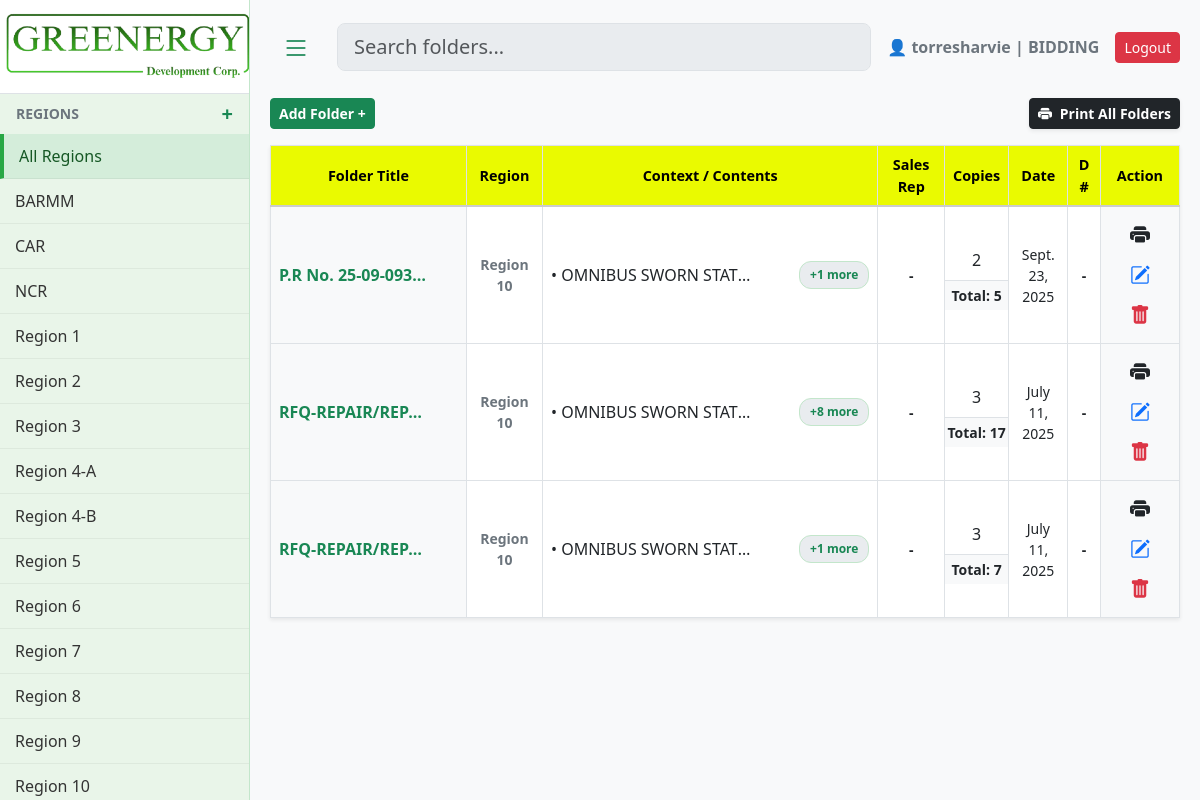
/ (signed in), run on an earlier commit of the app's database.
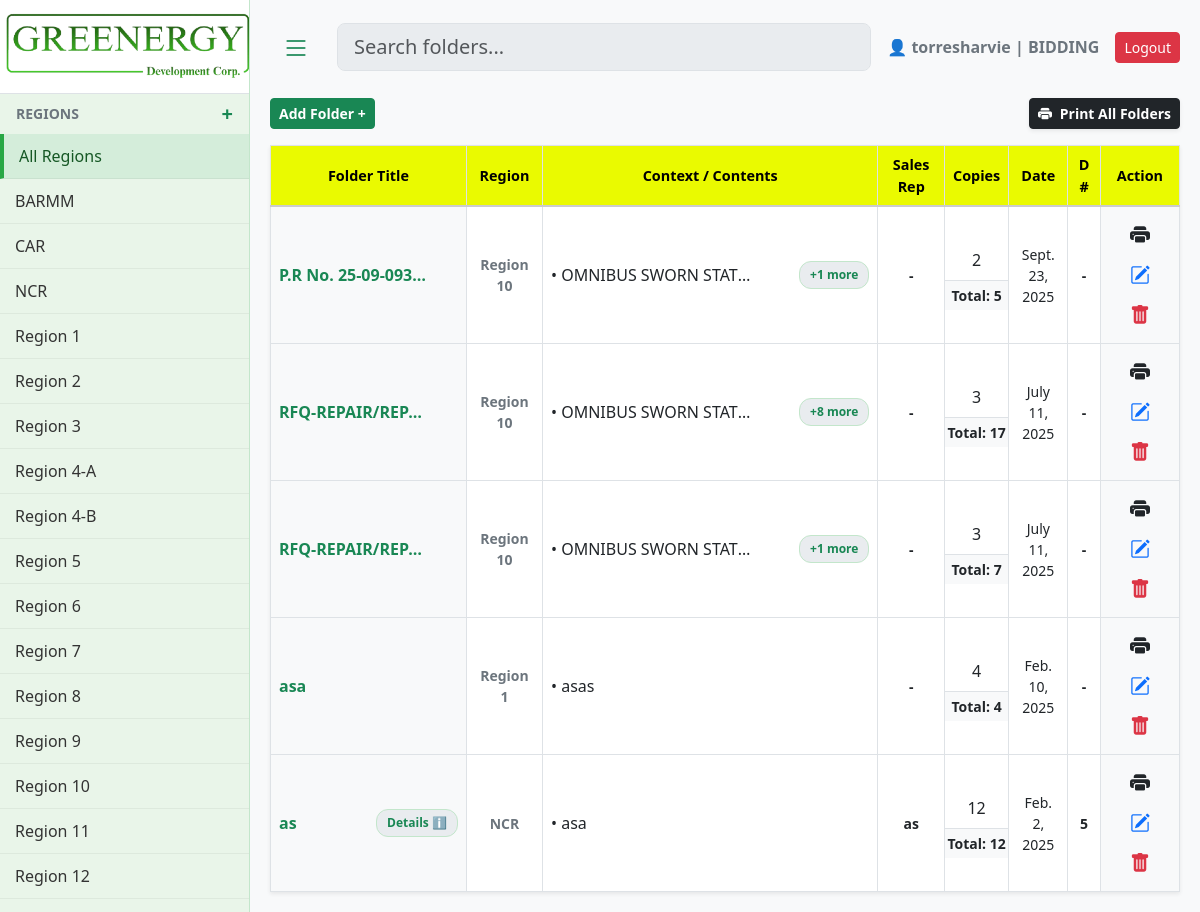
And on a later commit of the database.
### core/models.py (models this page shows, shortened)
class Region(models.Model):
    name = models.CharField(max_length=100, unique=True)

class User(AbstractUser):
    department = models.CharField(max_length=100, blank=True, null=True)

class Envelope(models.Model):
    region = models.ForeignKey(Region, on_delete=models.CASCADE)
    title = models.CharField(max_length=200)
    created_at = models.DateTimeField(auto_now_add=True)

class Document(models.Model):
    envelope = models.ForeignKey(Envelope, on_delete=models.CASCADE, related_name='documents')
    title = models.CharField(max_length=200, blank=True)
    content_context = models.TextField()
    num_pages = models.IntegerField(default=1)
    date_notarized = models.DateField(null=True, blank=True)
    file_upload = models.FileField(upload_to='docs/', blank=True, null=True)

class EnvelopeMeta(models.Model):
    envelope = models.ForeignKey(Envelope, on_delete=models.CASCADE, related_name='meta_details')
    project_entity = models.CharField(max_length=200, blank=True, null=True)
    procuring_entity = models.CharField(max_length=200, blank=True, null=True)
    sales_name = models.CharField(max_length=200, blank=True, null=True)
    door_number = models.CharField(max_length=50, blank=True, null=True)

### core/views.py (the view, shortened to what this page needs)
# urls.py: path('', views.dashboard, name='dashboard'),
@login_required
def dashboard(request):
    regions_queryset = Region.objects.all()
    regions = sorted(
        regions_queryset,
        key=lambda r: [int(t) if t.isdigit() else t.lower() for t in re.split('(\d+)', r.name)]
    )
    selected_region_id = request.GET.get('region')
    envelopes = Envelope.objects.prefetch_related(
        'documents',
        'meta_details'
    ).annotate(
        latest_doc_date=Max('documents__date_notarized')
    ).order_by(F('latest_doc_date').desc(nulls_last=True), '-id')
    if selected_region_id:
        envelopes = envelopes.filter(region_id=selected_region_id)
    query = request.GET.get('q')
    for env in envelopes:
        env.total_pages = sum(doc.num_pages for doc in env.documents.all())
    recent_activity = AuditLog.objects.select_related('user').order_by('-timestamp')[:20]
    context = {
        'regions': regions,
        'envelopes': envelopes,
        'selected_region_id': int(selected_region_id) if selected_region_id else None,
        'user': request.user,
        'recent_activity': recent_activity
    }
    return render(request, 'core/dashboard.html', context)

### core/templates/core/dashboard.html (shortened to what this page needs)
{% load static %}
<!DOCTYPE html>
<html lang="en">
<head>
    <link href="https://cdn.jsdelivr.net/npm/bootstrap@5.3.0/dist/css/bootstrap.min.css" rel="stylesheet">
    <link rel="stylesheet" href="https://cdn.jsdelivr.net/npm/bootstrap-icons@1.10.5/font/bootstrap-icons.css">
</head>
<body>
<div id="wrapper">
    {% include 'core/sidebar.html' %}
    <div id="page-content-wrapper">
        <div class="d-flex justify-content-between align-items-center mb-4">
            <div class="d-flex align-items-center" style="gap: 15px; flex: 1;">
                <button class="btn btn-outline-success border-0" id="menu-toggle"><i class="bi bi-list fs-3"></i></button>
                <div class="search-container">
                    <input id="searchInput" class="form-control form-control-lg pe-5" type="text" placeholder="Search folders..." style="background-color: #e9ecef;" autocomplete="off">
                </div>
            </div>
            <div class="d-flex align-items-center gap-3 ms-3">
                <span class="fw-bold text-secondary text-end">👤 {{ user.username }} | {{ user.department }}</span>
                <form action="{% url 'logout' %}" method="post">{% csrf_token %}<button type="submit" class="btn btn-danger btn-sm">Logout</button></form>
            </div>
        </div>
        <div class="d-flex justify-content-between align-items-center mb-3">
            <button class="btn btn-success btn-sm fw-bold" data-bs-toggle="modal" data-bs-target="#addEnvelopeModal">Add Folder +</button>
            <button class="btn btn-dark btn-sm fw-bold shadow-sm" data-bs-toggle="modal" data-bs-target="#printSelectionModal"><i class="bi bi-printer-fill me-1"></i> Print All Folders</button>
        </div>
        <div id="tableContainer" class="shadow-sm" style="background: white; overflow: visible;">
            <table class="table table-bordered custom-table mb-0">
                <thead>
                    <tr>
                        <th class="text-center" style="width: 250px;">Folder Title</th>
                        <th class="text-center" style="width: 100px;">Region</th>
                        <th class="text-center" style="width: 250px;">Context / Contents</th>
                        <th class="text-center" style="width: 100px;">Sales Rep</th>
                        <th class="text-center" style="width: 50px;">Copies</th>
                        <th class="text-center" style="width: 80px;">Date</th>
                        <th class="text-center" style="width: 45px;">D #</th>
                        <th class="text-center" style="width: 120px;">Action</th>
                    </tr>
                </thead>
                <tbody>
                    {% for env in envelopes %}
                    <tr>
                        <td class="align-middle bg-light">
                            <div class="d-flex align-items-center justify-content-between w-100 position-relative">
                                <div class="fw-bold text-success text-truncate me-2" style="max-width: 150px;" title="{{ env.title }}">
                                    {{ env.title }}
                                </div>
                                {% if env.meta_details.exists %}
                                    <div class="position-relative more-badge-container flex-shrink-0">
                                        <span class="more-badge" onclick="togglePopup('details-popup-{{ env.id }}', event)">
                                            Details ℹ️
                                        </span>
                                    </div>
                                {% endif %}
                            </div>
                        </td>
                        <td class="align-middle text-center small fw-bold text-secondary">{{ env.region.name }}</td>
                        <td class="p-2 align-middle">
                            <div class="d-flex justify-content-between align-items-center w-100 position-relative">
                                <span class="text-dark text-truncate me-2" style="max-width: 65%;">
                                    {% if env.documents.first %}• {{ env.documents.first.content_context }}{% endif %}
                                </span>
                                {% if env.documents.count > 1 %}
                                    <div class="position-relative more-badge-container">
                                        <div class="more-badge" onclick="togglePopup('content-popup-{{ env.id }}', event)">+{{ env.documents.count|add:"-1" }} more</div>
                                    </div>
                                {% endif %}
                            </div>
                        </td>
                        <td class="align-middle text-center small fw-bold text-dark">
                            {% with env.meta_details.first as m %}{{ m.sales_name|default:"-" }}{% endwith %}
                        </td>
                        <td class="p-0 text-center align-middle">
                            <div class="py-2">{% if env.documents.first %}{{ env.documents.first.num_pages }}{% endif %}</div>
                            <div class="fw-bold bg-light small border-top py-1 w-100">Total: {{ env.total_pages }}</div>
                        </td>
                        <td class="align-middle text-center small">
                            {% with env.documents.first as first_doc %}{{ first_doc.date_notarized|default:"N/A" }}{% endwith %}
                        </td>
                        <td class="align-middle text-center small fw-bold text-dark">
                            {% with env.meta_details.first as m %}{{ m.door_number|default:"-" }}{% endwith %}
                        </td>
                        <td class="align-middle text-center bg-light">
                            <button class="btn-icon text-dark" data-bs-toggle="modal" data-bs-target="#previewModal{{ env.id }}"><i class="bi bi-printer-fill fs-5"></i></button>
                            <button class="btn-icon text-primary" data-bs-toggle="modal" data-bs-target="#editModal{{ env.id }}"><i class="bi bi-pencil-square fs-5"></i></button>
                            <button class="btn-icon text-danger" data-bs-toggle="modal" data-bs-target="#deleteModal{{ env.id }}"><i class="bi bi-trash-fill fs-5"></i></button>
                        </td>
                    </tr>
                    {% empty %}<tr><td colspan="8" class="text-center py-5 text-muted">No folders found.</td></tr>{% endfor %}
                </tbody>
            </table>
        </div>
    </div>
</div>
</body>
</html>

### core/templates/core/sidebar.html (shortened to what this page needs)
{% load static %}
<div id="sidebar-wrapper" class="d-flex flex-column">
    <a href="{% url 'dashboard' %}" class="text-decoration-none text-center border-bottom bg-white d-block" style="padding: 0;">
        <img src="{% static 'images/nergy.png' %}" alt="Greenergy" style="width: 100%; height: auto; display: block; margin-bottom: 10px; margin-top: 10px; margin-left: 5px;" >
    </a>
    <div class="d-flex justify-content-between align-items-center px-3 text-secondary" style="margin-top: 5px; margin-bottom: 5px;">
        <span class="small fw-bold">REGIONS</span>
        <a href="#" class="text-success text-decoration-none fw-bold fs-5" data-bs-toggle="modal" data-bs-target="#addRegionModal" title="Add Region">+</a>
    </div>
    <div class="list-group list-group-flush mb-auto">
        <div class="sidebar-item-container {% if not selected_region_id %}active{% endif %}">
            <a href="{% url 'dashboard' %}" class="sidebar-link">All Regions</a>
        </div>
        {% for region in regions %}
        <div class="sidebar-item-container {% if selected_region_id == region.id %}active{% endif %}">
            <a href="?region={{ region.id }}" class="sidebar-link" title="{{ region.name }}">{{ region.name }}</a>
        </div>
        {% endfor %}
    </div>
</div>

### core/templates/core/dashboard.html (style rules this page uses)
body { background-color: #f8f9fa; font-family: 'Segoe UI', Tahoma, Geneva, Verdana, sans-serif; }
#wrapper { display: flex; width: 100%; align-items: stretch; transition: all 0.3s; }
#sidebar-wrapper { min-width: 250px; max-width: 250px; background-color: #e9f5e9; border-right: 1px solid #c3e6cb; min-height: 100vh; position: fixed; height: 100%; z-index: 1000; overflow-y: auto; }
#page-content-wrapper { width: calc(100% - 250px); margin-left: 250px; padding: 20px; transition: all 0.3s; }
.sidebar-item-container { padding: 10px 15px; color: #333; display: flex; justify-content: space-between; align-items: center; border-bottom: 1px solid rgba(0,0,0,0.05); }
.sidebar-item-container:hover, .sidebar-item-container.active { background-color: #d4edda; border-left: 4px solid #28a745; color: #155724; }
.sidebar-link { text-decoration: none; color: inherit; font-weight: 500; flex-grow: 1; white-space: nowrap; overflow: hidden; text-overflow: ellipsis; }
.custom-table thead th { background-color: #eafa00 !important; color: #000; border-bottom: 2px solid #ccc; font-size: 0.9rem; vertical-align: middle; }
.more-badge { background-color: #e9ecef; color: #198754; font-size: 0.75rem; padding: 4px 10px; border-radius: 12px; cursor: pointer; font-weight: bold; border: 1px solid #c3e6cb; white-space: nowrap; display: inline-block; transition: 0.2s; }
.btn-icon { border: none; background: transparent; padding: 5px; transition: transform 0.2s; }
.search-container { position: relative; width: 100%; max-width: 600px; }

What changed in the data, as far as the page shows it:
now on this page (row unchanged): Region: name "Region 11"
now on this page (row unchanged): Region: name "Region 12"
added Envelope: title "asa", region.name "Region 1", documents.first.content_context "asas", meta_details.first.sales_name "-", documents.first.num_pages "4", total_pages "4", documents.first.date_notarized "Feb. 10, 2025", meta_details.first.door_number "-"
added Envelope: title "as", region.name "NCR", documents.first.content_context "asa", meta_details.first.sales_name "as", documents.first.num_pages "12", total_pages "12", documents.first.date_notarized "Feb. 2, 2025", meta_details.first.door_number "5"
